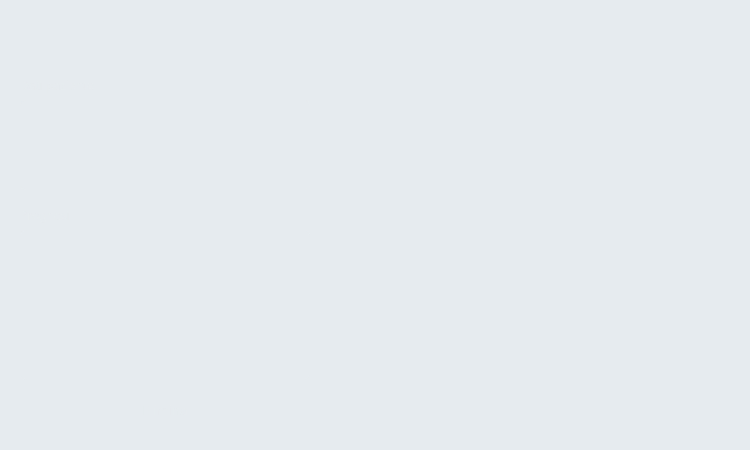
<?xml version="1.0" encoding="UTF-8"?>
<ui version="4.0">
 <class>ProntoSoccorso</class>
 <widget class="QWidget" name="ProntoSoccorso">
  <property name="geometry">
   <rect>
    <x>0</x>
    <y>0</y>
    <width>750</width>
    <height>450</height>
   </rect>
  </property>
  <property name="minimumSize">
   <size>
    <width>750</width>
    <height>450</height>
   </size>
  </property>
  <property name="maximumSize">
   <size>
    <width>750</width>
    <height>450</height>
   </size>
  </property>
  <property name="windowTitle">
   <string>Form</string>
  </property>
  <property name="styleSheet">
   <string notr="true">background-color: rgb(230, 235, 239);</string>
  </property>
  <widget class="QLabel" name="InformazioniProfilo">
   <property name="geometry">
    <rect>
     <x>10</x>
     <y>5</y>
     <width>581</width>
     <height>40</height>
    </rect>
   </property>
   <property name="font">
    <font>
     <family>Montserrat SemiBold</family>
     <pointsize>20</pointsize>
     <weight>50</weight>
     <bold>false</bold>
    </font>
   </property>
   <property name="styleSheet">
    <string notr="true">background-color: rgba(230, 235, 239,0);
color: rgb(230, 235, 239);</string>
   </property>
   <property name="text">
    <string>Info prenotazione paziente</string>
   </property>
   <property name="wordWrap">
    <bool>false</bool>
   </property>
  </widget>
  <widget class="QPushButton" name="ButtonElimina">
   <property name="geometry">
    <rect>
     <x>20</x>
     <y>390</y>
     <width>290</width>
     <height>40</height>
    </rect>
   </property>
   <property name="font">
    <font>
     <family>Montserrat SemiBold</family>
     <pointsize>10</pointsize>
    </font>
   </property>
   <property name="cursor">
    <cursorShape>PointingHandCursor</cursorShape>
   </property>
   <property name="autoFillBackground">
    <bool>false</bool>
   </property>
   <property name="styleSheet">
    <string notr="true">QPushButton {
color: rgba(230, 235, 239,0.6);
background-color: rgba(0, 57, 97,0);
border-radius: 10px;
}
QPushButton:hover {
background-color: rgba(40, 40, 40,0.5);
}
</string>
   </property>
   <property name="text">
    <string>Elimina</string>
   </property>
   <property name="iconSize">
    <size>
     <width>16</width>
     <height>16</height>
    </size>
   </property>
  </widget>
  <widget class="QLabel" name="Sheda">
   <property name="geometry">
    <rect>
     <x>20</x>
     <y>100</y>
     <width>290</width>
     <height>90</height>
    </rect>
   </property>
   <property name="styleSheet">
    <string notr="true">background-color: rgba(230, 235, 239,0);
border: 1px solid rgba(230, 235, 239,0.6);
border-radius: 5px;
</string>
   </property>
   <property name="text">
    <string/>
   </property>
  </widget>
  <widget class="QLabel" name="label_3">
   <property name="geometry">
    <rect>
     <x>30</x>
     <y>150</y>
     <width>150</width>
     <height>30</height>
    </rect>
   </property>
   <property name="font">
    <font>
     <family>Montserrat Medium</family>
     <pointsize>10</pointsize>
    </font>
   </property>
   <property name="styleSheet">
    <string notr="true">background-color: rgba(0, 57, 97,0);
color: rgb(230, 235, 239);

border-radius: 6px;
   

</string>
   </property>
   <property name="text">
    <string>Codice di emergenza:</string>
   </property>
  </widget>
  <widget class="QLabel" name="Back">
   <property name="geometry">
    <rect>
     <x>0</x>
     <y>0</y>
     <width>750</width>
     <height>450</height>
    </rect>
   </property>
   <property name="font">
    <font>
     <family>Montserrat Medium</family>
     <pointsize>12</pointsize>
    </font>
   </property>
   <property name="text">
    <string/>
   </property>
   <property name="pixmap">
    <pixmap>E:/UI UFFICIALI/MATERIALE/Back.png</pixmap>
   </property>
   <property name="scaledContents">
    <bool>true</bool>
   </property>
  </widget>
  <widget class="QLabel" name="LogoPrenotazioni">
   <property name="geometry">
    <rect>
     <x>440</x>
     <y>135</y>
     <width>190</width>
     <height>190</height>
    </rect>
   </property>
   <property name="styleSheet">
    <string notr="true">background-color: rgba(230, 235, 239,0);</string>
   </property>
   <property name="text">
    <string/>
   </property>
   <property name="pixmap">
    <pixmap>E:/UI UFFICIALI/MATERIALE/IconaPrenotazioneomb.png</pixmap>
   </property>
   <property name="scaledContents">
    <bool>true</bool>
   </property>
   <property name="wordWrap">
    <bool>false</bool>
   </property>
  </widget>
  <widget class="QLabel" name="label_2">
   <property name="geometry">
    <rect>
     <x>20</x>
     <y>205</y>
     <width>290</width>
     <height>20</height>
    </rect>
   </property>
   <property name="font">
    <font>
     <family>Montserrat SemiBold</family>
     <pointsize>9</pointsize>
    </font>
   </property>
   <property name="styleSheet">
    <string notr="true">color: rgba(230, 235, 239,0.6);
background-color: rgba(0, 57, 97,0);</string>
   </property>
   <property name="text">
    <string>Prognosi</string>
   </property>
  </widget>
  <widget class="QLabel" name="Cognome">
   <property name="geometry">
    <rect>
     <x>170</x>
     <y>110</y>
     <width>130</width>
     <height>30</height>
    </rect>
   </property>
   <property name="styleSheet">
    <string notr="true">background-color: rgba(0, 57, 97,0);
color: rgb(230, 235, 239);
border-radius: 6px;
</string>
   </property>
   <property name="text">
    <string/>
   </property>
  </widget>
  <widget class="QLabel" name="Nome">
   <property name="geometry">
    <rect>
     <x>30</x>
     <y>110</y>
     <width>130</width>
     <height>30</height>
    </rect>
   </property>
   <property name="styleSheet">
    <string notr="true">background-color: rgba(0, 57, 97,0);
color: rgb(230, 235, 239);
border-radius: 6px;
</string>
   </property>
   <property name="text">
    <string/>
   </property>
  </widget>
  <widget class="QLabel" name="label_4">
   <property name="geometry">
    <rect>
     <x>20</x>
     <y>75</y>
     <width>290</width>
     <height>20</height>
    </rect>
   </property>
   <property name="font">
    <font>
     <family>Montserrat SemiBold</family>
     <pointsize>9</pointsize>
    </font>
   </property>
   <property name="styleSheet">
    <string notr="true">color: rgba(230, 235, 239,0.6);
background-color: rgba(0, 57, 97,0);</string>
   </property>
   <property name="text">
    <string>Dati paziente</string>
   </property>
  </widget>
  <widget class="QLabel" name="CodiceDiEmergenza">
   <property name="geometry">
    <rect>
     <x>200</x>
     <y>150</y>
     <width>100</width>
     <height>30</height>
    </rect>
   </property>
   <property name="styleSheet">
    <string notr="true">background-color: rgba(0, 57, 97,0);
color: rgb(230, 235, 239);
border-radius: 6px;
</string>
   </property>
   <property name="text">
    <string/>
   </property>
  </widget>
  <widget class="QLabel" name="label">
   <property name="geometry">
    <rect>
     <x>20</x>
     <y>230</y>
     <width>290</width>
     <height>150</height>
    </rect>
   </property>
   <property name="styleSheet">
    <string notr="true">background-color: rgba(0, 57, 97,0);
color: rgb(230, 235, 239);
border: 1px solid rgba(230, 235, 239,0.6);
border-radius: 6px;
padding: 5px;</string>
   </property>
   <property name="text">
    <string/>
   </property>
  </widget>
  <zorder>Back</zorder>
  <zorder>Sheda</zorder>
  <zorder>InformazioniProfilo</zorder>
  <zorder>ButtonElimina</zorder>
  <zorder>label_3</zorder>
  <zorder>LogoPrenotazioni</zorder>
  <zorder>label_2</zorder>
  <zorder>Cognome</zorder>
  <zorder>Nome</zorder>
  <zorder>label_4</zorder>
  <zorder>CodiceDiEmergenza</zorder>
  <zorder>label</zorder>
 </widget>
 <resources>
  <include location="E:/asa.qrc"/>
 </resources>
 <connections/>
</ui>
